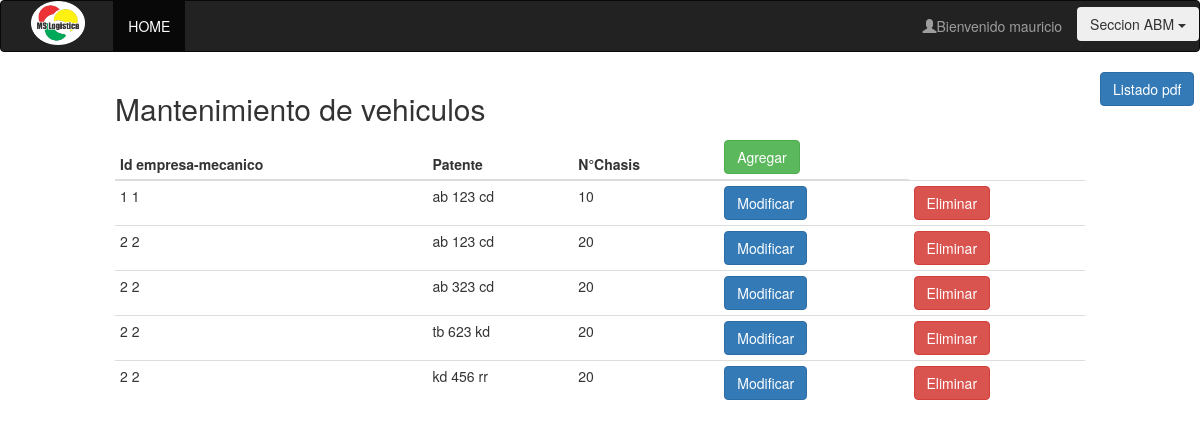
The page /vistas/admin/abmMantenimiento.php (signed in) on the database as committed earlier.
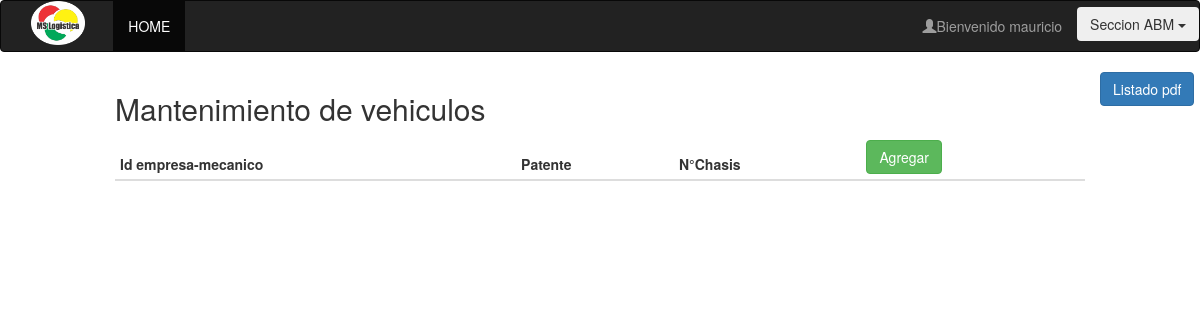
The same page on the database as committed later.
### tables this page shows
create table mantenimiento(
id int  AUTO_INCREMENT primary key,
id_vehiculo int,
id_empresa int,
id_mecanico int,
patente varchar(20),
nro_chasis int,
nro_motor int,
fecha_service date,
km_de_la_unidad int,
costo int,
tipo varchar(20),
repuestos_cambiados varchar(50)
);

### modelo/conexion.php (called while the page is built, shortened)
<?php
  class Conexion{
    public static function conectar(){
      $con = mysqli_connect("localhost","root","","logikw");
      return $con;
    }
    public static function getQuery($sql){
      $con = Conexion::conectar();
      $datos = mysqli_query($con, $sql);
      return $datos;
    }
}
?>

### vistas/admin/abmMantenimiento.php (the view, shortened to what this page needs)
<?php
	if(isset($_SESSION['mecanico'])){
		$query = Mecanico::getAllForId($_SESSION['mecanico']);
		$resultado = Conexion::getQuery($query);
		$admin = mysqli_fetch_assoc($resultado);
		$query1 = Mantenimiento::getAll();
		$resultado1 = Conexion::getQuery($query1);
	}
	else{
		header("Location: ../../index.php");
	}
?>
<!DOCTYPE html>
<html>
<head>
  <link rel="stylesheet" type="text/css" href="../../css/bootstrap.min.css">
  <link rel="stylesheet" type="text/css" href="../../css/home.css">
</head>
<body>
<nav class="navbar navbar-inverse">
	<div class="col-sm-12">
	    <div class="navbar-header col-sm-1">
	     <img src="../../image/logo.png">
	    </div>
	    <ul class="nav navbar-nav col-sm-4">
	      <li class="active"><a href="<?php echo '../adminLogeado.php'; ?>">HOME</a></li>
	    </ul>
		<ul class="dropdown nav navbar-nav navbar-right nombreLogeado" style="padding-top: 0.5%;">
		  <button class="btn dropdown-toggle" type="button" data-toggle="dropdown">Seccion ABM
		  <span class="caret"></span></button>
		</ul>
	    <ul class="nav navbar-nav navbar-right">
	    	<li><a href=""><span class="glyphicon glyphicon-user" ></span>Bienvenido <?php echo $admin['nombre'] ?></a></li>
	    </ul>
	</div>
</nav>
<div class="col-sm-10 col-sm-offset-1">
  <h2>Mantenimiento de vehiculos</h2>
  <table class="table table-condensed">
    <thead>
      <tr>
	     <th>Id empresa-mecanico</th>
        <th>Patente</th>
        <th>N°Chasis</th>
		<th><button type='button'  class='btn btn-success' data-toggle='modal' data-target='#agregarMantenimiento'>Agregar</button></th>
      </tr>
    </thead>
    <tbody>
   	<?php
	while($mantenimiento = mysqli_fetch_assoc($resultado1)){
		echo "<form method='POST' action='../../modelo/ejecutarAbmMantenimiento.php'>
		 <tr>
		 <td>".$mantenimiento['id_empresa']." ".$mantenimiento['id_mecanico']."</td>
		 <td>".$mantenimiento['patente']."</td>
		 <td>".$mantenimiento['nro_chasis']."</td>
		 <input type='text' name='id' class='hidden' value='".$mantenimiento['id']."'>
		 <td><button type='submit' id='modificar' onclick= 'modificar()' name='alterar' value='modificar' class='btn btn-primary'>Modificar</button></td>
		 <td><button type='submit' id='eliminar' onclick= 'eliminar()' name='alterar' value='eliminar' class='btn btn-danger'>Eliminar</button></td>
		 </tr>
  		 </form>";
	}
   	?>
    </tbody>
  </table>
</div>
			<input type="submit"  class='btn btn-primary' value="Listado pdf" onclick = "location='ListadoPdfMantenimientos.php'"/>
</body>
</html>

Rows that differ between the two databases and show on the page:
removed mantenimiento: id_empresa "1", id_mecanico "1", patente "ab 123 cd", nro_chasis "10"
removed mantenimiento: id_empresa "2", id_mecanico "2", patente "ab 123 cd", nro_chasis "20"
removed mantenimiento: id_empresa "2", id_mecanico "2", patente "ab 323 cd", nro_chasis "20"
removed mantenimiento: id_empresa "2", id_mecanico "2", patente "tb 623 kd", nro_chasis "20"
removed mantenimiento: id_empresa "2", id_mecanico "2", patente "kd 456 rr", nro_chasis "20"
